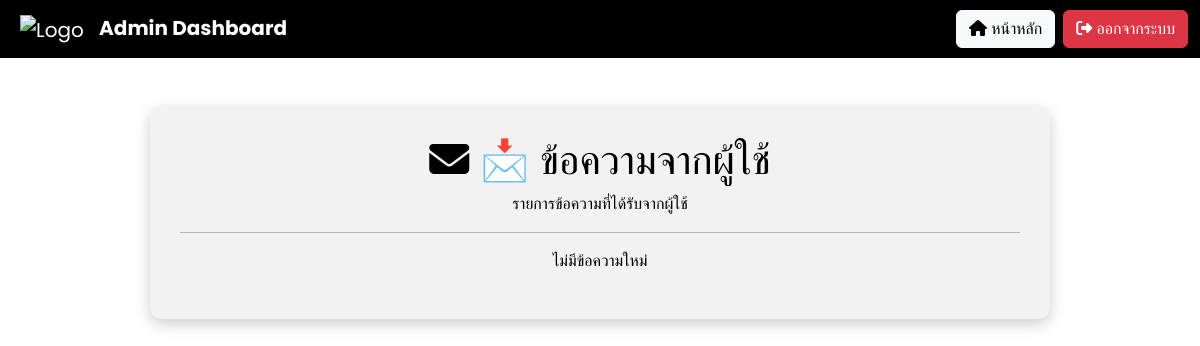
Before: /admin_messages with the older database file.
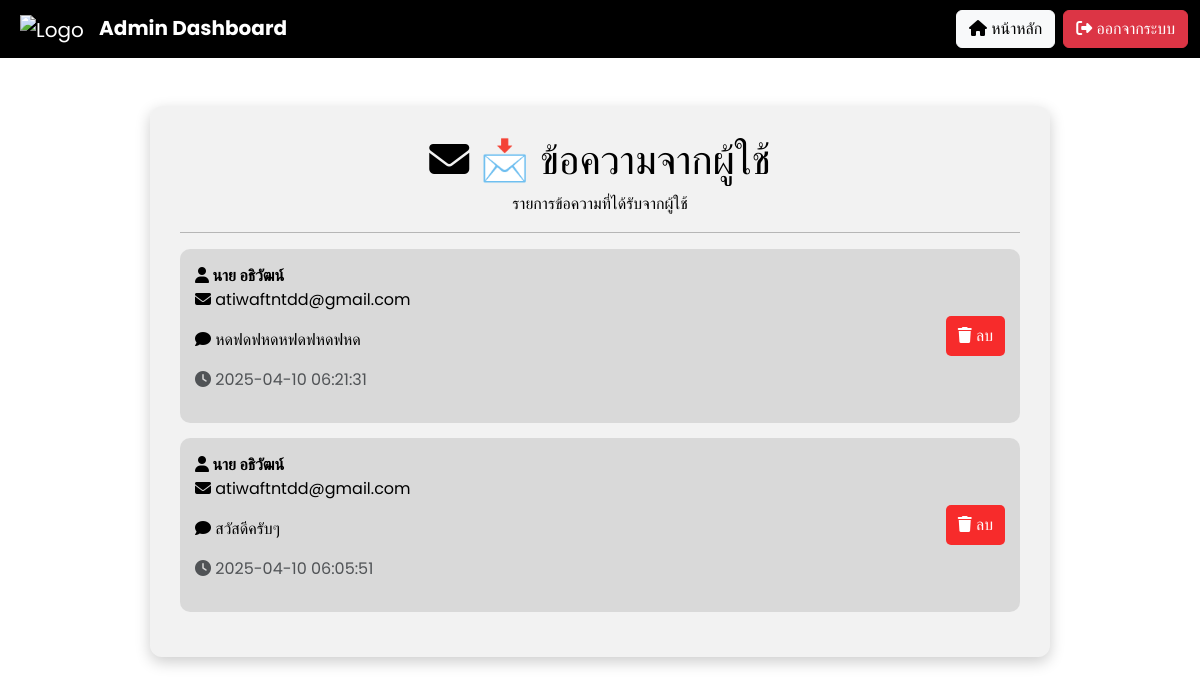
After: the same page with the newer database file.
### app.py (models this page shows)
class ContactMessage(db.Model):
    id = db.Column(db.Integer, primary_key=True)
    name = db.Column(db.String(100), nullable=False)
    email = db.Column(db.String(100), nullable=False)
    message = db.Column(db.Text, nullable=False)
    created_at = db.Column(db.DateTime, default=db.func.current_timestamp())

### app.py (the view)
@app.route('/admin_messages')
def admin_messages():
    messages = ContactMessage.query.order_by(ContactMessage.created_at.desc()).all()
    return render_template('admin_messages.html', messages=messages)

### templates/admin_messages.html (shortened to what this page needs)
<!DOCTYPE html>
<html lang="th">
<head>
    <link href="https://cdn.jsdelivr.net/npm/bootstrap@5.3.3/dist/css/bootstrap.min.css" rel="stylesheet">
    <link rel="stylesheet" href="https://cdnjs.cloudflare.com/ajax/libs/font-awesome/6.4.2/css/all.min.css">
</head>
<body>
    <nav class="navbar navbar-expand-lg navbar-dark">
        <div class="container-fluid">
            <a class="navbar-brand ms-2" href="{{ url_for('admin_dashboard') }}">
                <img src="https://upload.wikimedia.org/wikipedia/th/thumb/4/4e/Kalasin_University_Seal.svg/1200px-Kalasin_University_Seal.svg.png"
                    alt="Logo" style="height: 50px; margin-right: 10px;">
                <strong>Admin Dashboard</strong>
            </a>
            <div class="ms-auto d-flex">
                <a href="{{ url_for('admin_dashboard') }}" class="btn btn-light me-2"><i class="fas fa-home"></i> หน้าหลัก</a>
                <a href="{{ url_for('logout') }}" class="btn btn-danger"><i class="fas fa-sign-out-alt"></i> ออกจากระบบ</a>
            </div>
        </div>
    </nav>
    <div class="container mt-5">
        <h1 class="text-center"><i class="fas fa-envelope"></i> 📩 ข้อความจากผู้ใช้</h1>
        <p class="text-center">รายการข้อความที่ได้รับจากผู้ใช้</p>
        <hr>
        {% if messages %}
            {% for message in messages %}
                <div class="message-box">
                    <div>
                        <strong><i class="fas fa-user"></i> {{ message.name }}
                            </strong>
                        <p><i class="fas fa-envelope"></i> {{ message.email }}</p>
                        <p><i class="fas fa-comment"></i> {{ message.message }}</p>
                        <p class="text-muted"><i class="fas fa-clock"></i> {{ message.created_at.strftime('%Y-%m-%d %H:%M:%S') }}</p>
                    </div>
                    <form action="{{ url_for('delete_message', message_id=message.id) }}" method="POST" class="d-inline">
                        <button type="submit" class="delete-btn" onclick="return confirm('คุณต้องการลบข้อความนี้หรือไม่?');">
                            <i class="fas fa-trash"></i> ลบ
                        </button>
                    </form>
                </div>
            {% endfor %}
        {% else %}
            <p class="text-center">ไม่มีข้อความใหม่</p>
        {% endif %}
    </div>
</body>
</html>

### templates/admin_messages.html (style rules this page uses)
body { font-family: 'Poppins', sans-serif; background: white; color: black; transition: all 0.3s ease-in-out; }
.navbar { background: black; backdrop-filter: blur(10px); }
.container { max-width: 900px; margin: auto; margin-top: 50px; background: rgba(0, 0, 0, 0.05); border-radius: 12px; padding: 30px; box-shadow: 0 5px 15px rgba(0, 0, 0, 0.2); }
.message-box { background: rgba(0, 0, 0, 0.1); padding: 15px; border-radius: 10px; margin-bottom: 15px; transition: all 0.3s ease; display: flex; justify-content: space-between; align-items: center; }
.delete-btn { background: rgba(255, 0, 0, 0.8); border: none; padding: 8px 12px; border-radius: 5px; cursor: pointer; color: white; transition: 0.3s ease-in-out; }

Changed rows visible on the page:
added ContactMessage: name "นาย อธิวัฒน์", email "atiwaftntdd@gmail.com", message "หดฟดฟหดหฟดฟหดฟหด", created_at "2025-04-10 06:21:31"
added ContactMessage: name "นาย อธิวัฒน์", email "atiwaftntdd@gmail.com", message "สวัสดีครับๆ", created_at "2025-04-10 06:05:51"
Other visible differences:
text no longer shown: "ไม่มีข้อความใหม่"
